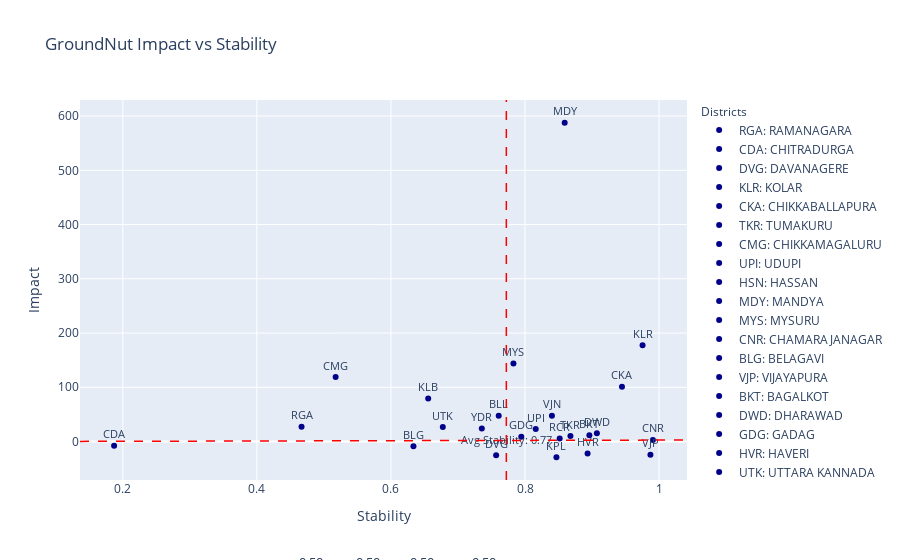

Here is the notebook cell this chart was saved with:
### Code cell
import pandas as pd
import plotly.express as px
import ipywidgets as widgets
from ipywidgets import interact
from IPython.display import clear_output
import plotly.graph_objects as go

def update_plot(alpha1, alpha2, alpha3, alpha4):
    
    tolerance = 1e-5 
    filtered_df = viz_df[
        (viz_df['Sensitivity_AreaUnderOilSeeds_GroundNut'].between(alpha1 - tolerance, alpha1 + tolerance)) &
        (viz_df['Sensitivity_MotorVehicles_Tractors'].between(alpha2 - tolerance, alpha2 + tolerance)) &
        (viz_df['Sensitivity_LivestockCensus_2012_Sheep'].between(alpha3 - tolerance, alpha3 + tolerance)) &
        (viz_df['Sensitivity_TotalNPK'].between(alpha4 - tolerance, alpha4 + tolerance))
    ]

    # Create a scatter plot with filtered data
    fig = px.scatter(filtered_df, x='Stability_Values', y='Percentage Change', title='GroundNut Impact vs Stability',
                     labels={'Percentage Change': 'Impact', 'Stability_Values': 'Stability'},
                     text='Abbreviation', opacity=1, color_discrete_sequence=['darkblue'])

    fig.update_traces(textposition='top center', textfont=dict(size=11))

    # Update layout to add annotations and legends
    fig.update_layout(
        annotations=[
            dict(
                x=0.5,
                y=-0.25,
                showarrow=False,
                text=f'α<sub>AG</sub>: {alpha1:.2f}, α<sub>MT</sub>: {alpha2:.2f}, α<sub>LV</sub>: {alpha3:.2f}, α<sub>NPK</sub>: {alpha4:.2f}',
                xref="paper",
                yref="paper",
                font=dict(size=13)
            )
        ],
        legend_title_text='Districts',
        legend_title=dict(font=dict(size=12)),
    )

    # Adding custom legends with abbreviations and full forms
    legend_labels = [{'Abbreviation': abb, 'Full Form': full_form} 
                     for abb, full_form in zip(filtered_df['Abbreviation'].unique(), filtered_df['District'].unique())]

    for label in legend_labels:
        fig.add_trace(go.Scatter(
            x=[None],
            y=[None],
            mode='markers',
            marker=dict(color='darkblue'),
            name=f"{label['Abbreviation']}: {label['Full Form']}"
        ))

    # Adding average lines for stability and percentage change
    avg_stability = filtered_df['Stability_Values'].mean()
    avg_precent = filtered_df['Percentage Change'].mean()

    fig.add_shape(
        type='line',
        x0=avg_stability, y0=0, x1=avg_stability, y1=1,
        line=dict(color='red', width=1.5, dash='dash'),
        yref='paper'
    )

    fig.add_shape(
        type='line',
        x0=0, y0=avg_precent, x1=1, y1=avg_precent,
        line=dict(color='red', width=1.5, dash='dash'),
        xref='paper'
    )

    # Add annotations for average values
    fig.add_trace(go.Scatter(
        x=[avg_stability],
        y=[-0.07],
        text=[f'Avg Stability: {avg_stability:.2f}'],
        mode="text",
        showlegend=False,
        textfont=dict(size=10.7)
    ))

    fig.add_trace(go.Scatter(
        x=[0.3],
        y=[avg_precent-0.04],
        text=[f'Mean Impact: {avg_precent:.2f}'],
        mode="text",
        showlegend=False,
        textfont=dict(size=10.7)
    ))

    clear_output()

    display(fig)

# Creating sliders for interaction
alpha1_slider = widgets.FloatSlider(value=0.5, min=0, max=1, step=0.1, description='αAG:')
alpha2_slider = widgets.FloatSlider(value=0.5, min=0, max=1, step=0.1, description='αMT:')
alpha3_slider = widgets.FloatSlider(value=0.5, min=0, max=1, step=0.1, description='αLV:')
alpha4_slider = widgets.FloatSlider(value=0.5, min=0, max=1, step=0.1, description='αNPK:')

# Creating interactive plot
interactive_plot = interact(update_plot, alpha1=alpha1_slider, alpha2=alpha2_slider, alpha3=alpha3_slider, alpha4=alpha4_slider)

# Create update button to trigger plot update
update_button = widgets.Button(description="Update Plot")
update_button.on_click(lambda _: update_plot(alpha1_slider.value, alpha2_slider.value, alpha3=alpha3_slider, alpha4=alpha4_slider))

# Display the button and sliders
widgets.HBox([update_button, alpha1_slider, alpha2_slider, alpha3_slider, alpha4_slider])

### Figure 1 — Plotly figure (JSON) as saved in the notebook; plotly's stock layout.template omitted (floating-point values rounded to 4 significant figures)
{"data": [{"hovertemplate": "Stability=%{x}<br>Impact=%{y}<br>Abbreviation=%{text}<extra></extra>", "legendgroup": "", "marker": {"color": "darkblue", "opacity": 1, "symbol": "circle"}, "mode": "markers+text", "name": "", "orientation": "v", "showlegend": false, "text": ["RGA", "CDA", "DVG", "KLR", "CKA", "TKR", "CMG", "UPI", "HSN", "MDY", "MYS", "CNR", "BLG", "VJP", "BKT", "DWD", "GDG", "HVR", "UTK", "BLL", "KLB", "YDR", "RCR", "KPL", "VJN"], "textfont": {"size": 11}, "textposition": "top center", "type": "scatter", "x": [0.4666, 0.187, 0.757, 0.9754, 0.9447, 0.8678, 0.5175, 0.816, 0.659, 0.8592, 0.7827, 0.9908, 0.6336, 0.9871, 0.896, 0.9072, 0.7945, 0.8934, 0.6774, 0.7607, 0.6555, 0.7356, 0.8517, 0.8469, 0.8401], "xaxis": "x", "y": [27.32, -7.703, -25.5, 177.5, 100.8, 10.01, 118.8, 23.06, null, 587.7, 143.8, 3.033, -8.606, -24.55, 11.51, 15.08, 8.643, -22.08, 26.59, 47.67, 79.19, 24.01, 5.478, -28.99, 47.67], "yaxis": "y"}, {"marker": {"color": "darkblue"}, "mode": "markers", "name": "RGA: RAMANAGARA", "type": "scatter", "x": [null], "y": [null]}, {"marker": {"color": "darkblue"}, "mode": "markers", "name": "CDA: CHITRADURGA", "type": "scatter", "x": [null], "y": [null]}, {"marker": {"color": "darkblue"}, "mode": "markers", "name": "DVG: DAVANAGERE", "type": "scatter", "x": [null], "y": [null]}, {"marker": {"color": "darkblue"}, "mode": "markers", "name": "KLR: KOLAR", "type": "scatter", "x": [null], "y": [null]}, {"marker": {"color": "darkblue"}, "mode": "markers", "name": "CKA: CHIKKABALLAPURA", "type": "scatter", "x": [null], "y": [null]}, {"marker": {"color": "darkblue"}, "mode": "markers", "name": "TKR: TUMAKURU", "type": "scatter", "x": [null], "y": [null]}, {"marker": {"color": "darkblue"}, "mode": "markers", "name": "CMG: CHIKKAMAGALURU", "type": "scatter", "x": [null], "y": [null]}, {"marker": {"color": "darkblue"}, "mode": "markers", "name": "UPI: UDUPI", "type": "scatter", "x": [null], "y": [null]}, {"marker": {"color": "darkblue"}, "mode": "markers", "name": "HSN: HASSAN", "type": "scatter", "x": [null], "y": [null]}, {"marker": {"color": "darkblue"}, "mode": "markers", "name": "MDY: MANDYA", "type": "scatter", "x": [null], "y": [null]}, {"marker": {"color": "darkblue"}, "mode": "markers", "name": "MYS: MYSURU", "type": "scatter", "x": [null], "y": [null]}, {"marker": {"color": "darkblue"}, "mode": "markers", "name": "CNR: CHAMARAJANAGAR", "type": "scatter", "x": [null], "y": [null]}, {"marker": {"color": "darkblue"}, "mode": "markers", "name": "BLG: BELAGAVI", "type": "scatter", "x": [null], "y": [null]}, {"marker": {"color": "darkblue"}, "mode": "markers", "name": "VJP: VIJAYAPURA", "type": "scatter", "x": [null], "y": [null]}, {"marker": {"color": "darkblue"}, "mode": "markers", "name": "BKT: BAGALKOT", "type": "scatter", "x": [null], "y": [null]}, {"marker": {"color": "darkblue"}, "mode": "markers", "name": "DWD: DHARAWAD", "type": "scatter", "x": [null], "y": [null]}, {"marker": {"color": "darkblue"}, "mode": "markers", "name": "GDG: GADAG", "type": "scatter", "x": [null], "y": [null]}, {"marker": {"color": "darkblue"}, "mode": "markers", "name": "HVR: HAVERI", "type": "scatter", "x": [null], "y": [null]}, {"marker": {"color": "darkblue"}, "mode": "markers", "name": "UTK: UTTARA KANNADA", "type": "scatter", "x": [null], "y": [null]}, {"marker": {"color": "darkblue"}, "mode": "markers", "name": "BLL: BALLARI", "type": "scatter", "x": [null], "y": [null]}, {"marker": {"color": "darkblue"}, "mode": "markers", "name": "KLB: KALABURAGI", "type": "scatter", "x": [null], "y": [null]}, {"marker": {"color": "darkblue"}, "mode": "markers", "name": "YDR: YADGIRI", "type": "scatter", "x": [null], "y": [null]}, {"marker": {"color": "darkblue"}, "mode": "markers", "name": "RCR: RAICHUR", "type": "scatter", "x": [null], "y": [null]}, {"marker": {"color": "darkblue"}, "mode": "markers", "name": "KPL: KOPPAL", "type": "scatter", "x": [null], "y": [null]}, {"marker": {"color": "darkblue"}, "mode": "markers", "name": "VJN: VIJAYANAGARA", "type": "scatter", "x": [null], "y": [null]}, {"mode": "text", "showlegend": false, "text": ["Avg Stability: 0.77"], "textfont": {"size": 10.7}, "type": "scatter", "x": [0.7721], "y": [-0.07]}, {"mode": "text", "showlegend": false, "text": ["Mean Impact: inf"], "textfont": {"size": 10.7}, "type": "scatter", "x": [0.3], "y": [null]}], "layout": {"annotations": [{"font": {"size": 13}, "showarrow": false, "text": "α<sub>AG</sub>: 0.50, α<sub>MT</sub>: 0.50, α<sub>LV</sub>: 0.50, α<sub>NPK</sub>: 0.50", "x": 0.5, "xref": "paper", "y": -0.25, "yref": "paper"}], "legend": {"title": {"font": {"size": 12}, "text": "Districts"}, "tracegroupgap": 0}, "shapes": [{"line": {"color": "red", "dash": "dash", "width": 1.5}, "type": "line", "x0": 0.7721, "x1": 0.7721, "y0": 0, "y1": 1, "yref": "paper"}, {"line": {"color": "red", "dash": "dash", "width": 1.5}, "type": "line", "x0": 0, "x1": 1, "xref": "paper", "y0": null, "y1": null}], "title": {"text": "GroundNut Impact vs Stability"}, "xaxis": {"anchor": "y", "domain": [0, 1], "title": {"text": "Stability"}}, "yaxis": {"anchor": "x", "domain": [0, 1], "title": {"text": "Impact"}}}}
